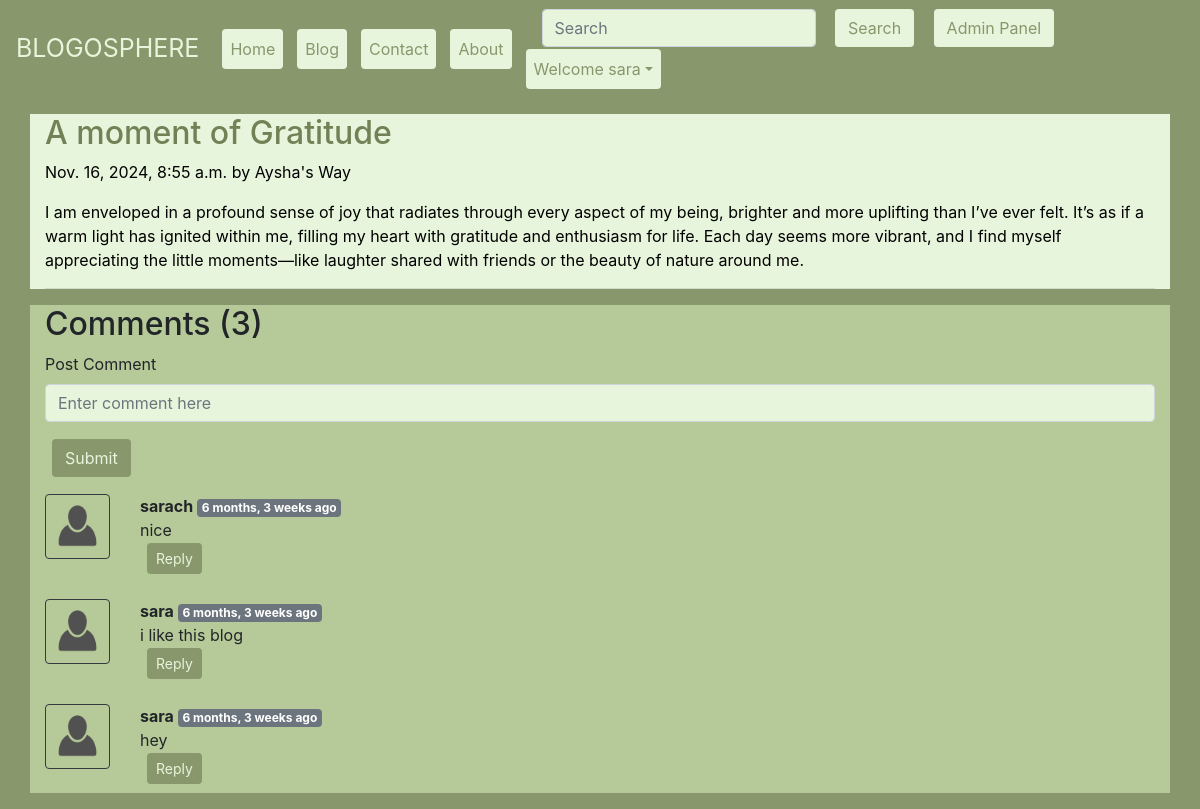
Page /blog/heart enthusiasm (signed in) on the committed database.
### blog/models.py (models this page shows, shortened)
class Post(models.Model):
    sno=models.AutoField(primary_key=True)
    title=models.CharField(max_length=255)
    author=models.CharField(max_length=14)
    slug=models.CharField(max_length=130)
    timeStamp=models.DateTimeField(blank=True)
    content=models.TextField()

class BlogComment(models.Model):
    sno= models.AutoField(primary_key=True)
    comment=models.TextField()
    user=models.ForeignKey(User, on_delete=models.CASCADE)
    post=models.ForeignKey(Post, on_delete=models.CASCADE)
    parent=models.ForeignKey('self',on_delete=models.CASCADE, null=True )
    timestamp= models.DateTimeField(default=now)

### blog/views.py (the view)
# urls.py: path('<str:slug>', views.blogPost, name="blogPost"),
def blogPost(request, slug):
    post=Post.objects.filter(slug=slug).first()
    comments= BlogComment.objects.filter(post=post, parent=None)
    replies= BlogComment.objects.filter(post=post).exclude(parent=None)
    replyDict={}
    for reply in replies:
        if reply.parent.sno not in replyDict.keys():
            replyDict[reply.parent.sno]=[reply]
        else:
            replyDict[reply.parent.sno].append(reply)
    context={'post':post, 'comments': comments, 'user': request.user, 'replyDict': replyDict}
    return render(request, "blog/blogPost.html", context)

### blog/templatetags/extras.py (called while the page is built)
@register.filter(name='get_val')
def get_val(dict, key):
    return dict.get(key)

### templates/blog/blogPost.html (shortened to what this page needs)
{% extends 'base.html' %}
{% block body %}
{% load humanize %}
{% load extras %}
<div  style="background-color:#E7F5DC;  color: #88976C ; " class="container my-3">
    <h2 style="color: #728156; " class="blog-post-title">{{post.title}}</h2>
    <p style="color: black; " class="blog-post-meta">{{post.timeStamp}} by <a  style="color: black; " href="/about">{{post.author}}</a></p>
    <p style="color: black; " >{{post.content|safe}}</p>
    <hr>
</div>
<div style="background-color: #B6C998; " class="container">
    <h2  style="background-color: #B6C998; "> Comments ({{comments.count}}) </h2>
    <div class="my-2">
        {% if user.is_authenticated %}
        <form action="/blog/postComment" method="post">
            <div class="form-group">
                <label for="exampleInputEmail1">Post Comment </label>
                <input  style="background-color: #E7F5DC; "type="text" class="form-control" name="comment" placeholder="Enter comment here">
            </div>
            <button style="background-color: #88976C;    color:#E7F5DC ; border-radius: 4px; margin: 1px 7px;"  type="submit" class="btn">Submit</button>
        </form>
        {% else %}
        Please login to post a comment
        {% endif %}
    </div>
    {% for comment in comments %}
    <div class="row my-3">
        <div class="col-md-1  ">
            <img class="rounded mx-auto d-block w-100 border border-dark p-2" src="/static/img/user2.png" alt="user">
        </div>
        <div class="col-md-11 ">
            <b> {{comment.user.username}} </b> <span class="badge badge-secondary ">{{comment.timestamp| naturaltime}}</span>
            <div>{{comment.comment}}</div>
            <div class="reply mx-0">
                {% if user.is_authenticated %}
                <button style="background-color: #88976C;    color:#E7F5DC ; border-radius: 4px; margin: 1px 7px;"  class="btn btn-sm " type="button" data-toggle="collapse" data-target="#replyBox{{comment.sno}}" aria-expanded="false" aria-controls="replyBox{{comment.sno}}">
                    Reply
                </button>
                {% else %}
              <button  style="background-color: #88976C;    color:#E7F5DC ; border-radius: 4px; margin: 1px 7px;" class="btn btn-sm" type="button" data-toggle="collapse"  data-target="#loginModal" aria-expanded="false" aria-controls="replyBox{{comment.sno}}" data-target="#loginModal">
                    Login to reply
                </button>
                {% endif %}
            </div>
        </div>
    </div>
    {% endfor %}
</div>
{% endblock %}

### templates/base.html (shortened to what this page needs)
<!doctype html>
<html lang="en">
  <head>
    <link rel="stylesheet" href="https://stackpath.bootstrapcdn.com/bootstrap/4.5.2/css/bootstrap.min.css">
  </head>
  <body style="background-color:#88976C ;" >
    <nav  style=" background-color: #88976C;"; list-style-type: none; " class="navbar navbar-expand-lg ">
        <a style="color: #E7F5DC; font-size: 25px" class="navbar-brand" href="/">BLOGOSPHERE</a>
        <div class="collapse navbar-collapse" id="navbarSupportedContent">
          <ul class="navbar-nav mr-auto">
            <li class="nav-item {% block homeactive %}  {% endblock homeactive %}">
              <a style="background-color: #E7F5DC ; color: #88976C; border-radius: 4px; margin: 1px 7px;" class="nav-link" href="/">Home <span class="sr-only">(current)</span></a>
            </li>
            <li class="nav-item {% block blogactive %}  {% endblock blogactive %} ">
              <a  style="background-color: #E7F5DC ; color: #88976C; border-radius: 4px; margin: 1px 7px;" class="nav-link" href="/blog">Blog</a>
            </li>
            <li class="nav-item {% block contactactive %}  {% endblock contactactive %} ">
              <a  style="background-color: #E7F5DC ; color: #88976C; border-radius: 4px; margin:1px 7px;" class="nav-link" href="/contact">Contact</a>
            </li>
            <li class="nav-item {% block aboutactive %}  {% endblock aboutactive %}" >
              <a   style="background-color: #E7F5DC ; color: #88976C; border-radius: 4px; margin:1px 7px;"class="nav-link" href="/about">About</a>
            </li>
          </ul>
          <div class="ml-auto form-inline ">
          <form method="get" action="/search"class="my-2 my-lg-0 mx-3">
            <input style="background-color: #E7F5DC ; color: #88976C; border-radius: 4px; margin: 1px 7px;"  class="form-control mr-sm-2" type="search" placeholder="Search" aria-label="Search" name="query" id="query">
            <button style="background-color: #E7F5DC ; color: #88976C; border-radius: 4px; margin: 1px 7px;"  class="btn  my-2 my-sm-0 " type="submit">Search</button>
            <a  style="background-color: #E7F5DC ; color: #88976C; border-radius: 4px; margin: 1px 7px;" href="/admin" role="button" target="_blank" class="btn  m-2 my-sm-0"> Admin Panel </a>
          </form>
{% if user.is_authenticated %}
<ul class="navbar-nav mr-2">
<li class="nav-item dropdown">
<a  style="background-color: #E7F5DC ; color: #88976C; border-radius: 4px; margin: 1px 7px;" class="nav-link dropdown-toggle" href='#' id="navbarDropdown" role="button" data-toggle="dropdown"> Welcome {{request.user}}</a>
      </li>
      </ul>
      </div>
{% endif %}
        </div>
      </nav>
      {% block body %}  {% endblock body %}
  </body>
</html>

### rows in the picture
Post: title "A moment of Gratitude", timeStamp "Nov. 16, 2024, 8:55 a.m.", author "Aysha's Way", content "I am enveloped in a profound sense of joy that radiates through every aspect of my being, brighter and more uplifting than I’ve ever felt. It’s as if a warm light has ignited within me, filling my heart with gratitude and enthusiasm for life. Each day seems more vibrant, and I find myself appreciating the little moments—like laughter shared with friends or the beauty of nature around me."
BlogComment: user.username "sarach", timestamp "6 months, 3 weeks ago", comment "nice"
BlogComment: user.username "sara", timestamp "6 months, 3 weeks ago", comment "i like this blog"
BlogComment: user.username "sara", timestamp "6 months, 3 weeks ago", comment "hey"

### other values in the picture
{{ request.user }} "sara"
{{ comments.count }} "3"
